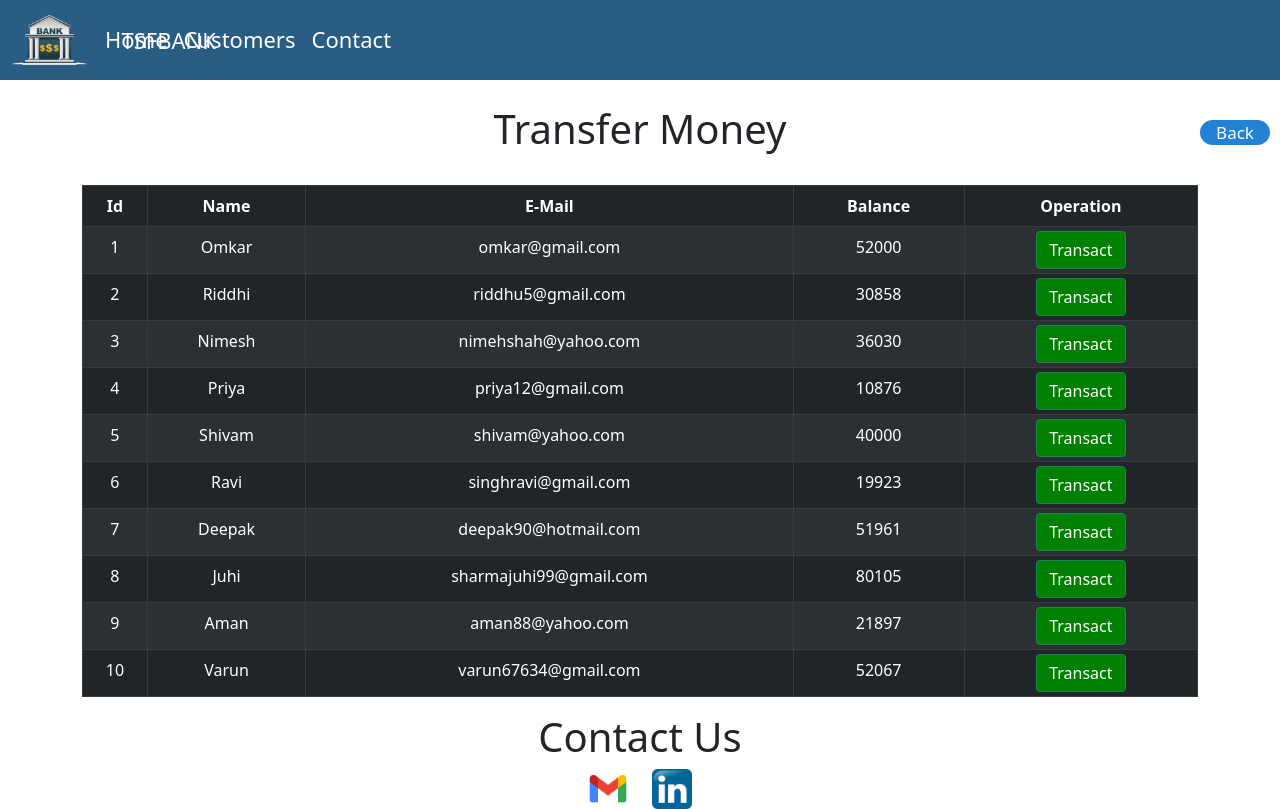
/transfer.php, run on the app's committed database.
### tables this page shows
CREATE TABLE `users` (
  `id` int(3) NOT NULL,
  `name` text NOT NULL,
  `email` varchar(30) NOT NULL,
  `balance` int(8) NOT NULL
);

### transfer.php (the view, shortened to what this page needs)
<?php
    include 'config.php';
    $sql = "SELECT * FROM users";
    $result = mysqli_query($conn,$sql);
?>
<!DOCTYPE html>
<html lang="en">
<head>
  <link rel="stylesheet"
    href="https://unpkg.com/bootstrap-material-design@4.1.1/dist/css/bootstrap-material-design.min.css">
  <link rel="stylesheet" href="https://cdnjs.cloudflare.com/ajax/libs/font-awesome/5.14.0/css/all.min.css">
  <link href="https://cdn.jsdelivr.net/npm/bootstrap@5.0.0-beta1/dist/css/bootstrap.min.css" rel="stylesheet"
>
  <link rel="stylesheet" href="index.css">
  <link rel="stylesheet" href="https://unpkg.com/aos@next/dist/aos.css" />
</head>
<nav class="navbar navbar-expand-lg">
    <div class="container-fluid">
      <img src="./images/img1.png" alt="" width="30" height="24" class="d-inline-block align-text-top"><a class="navbar-brand" style="color: white;">
       &nbsp; TSFBANK</a>
      <div class="collapse navbar-collapse" id="navbarNav">
        <ul class="nav navbar-nav navbar-right ml-auto">
          <li>
            <a class="nav-link" aria-current="page" href="./index.php">Home</a>
          </li>
          <li class="nav-item">
            <a class="nav-link" href="./customers.php">Customers</a>
          </li>
          <li class="nav-item">
            <a class="nav-link"  href="#contact">Contact</a>
          </li>
        </ul>
      </div>
    </div>
  </nav>
  <a href="index.php"
  style="text-decoration:none;position:relative;left:1200px; top:40px;background:#2482d4;color:white;display:block;width:70px;height:25px;text-align:center;font-size:17px;border-radius:20px;">
  Back</a>
<div class="container">
        <center><h1>Transfer Money</h1>
        <br>
            <div class="row">
                <div class="col">
                    <div class="table-responsive-sm">
                    <table class="table table-hover table-sm table-striped table-condensed table-dark table-bordered">
                        <thead>
                            <tr>
                            <th scope="col" class="text-center py-2" style="color:white;">Id</th>
                            <th scope="col" class="text-center py-2" style="color:white;">Name</th>
                            <th scope="col" class="text-center py-2" style="color:white;">E-Mail</th>
                            <th scope="col" class="text-center py-2" style="color:white;">Balance</th>
                            <th scope="col" class="text-center py-2" style="color:white;">Operation</th>
                            </tr>
                        </thead>
                        <tbody>
                <?php
                    while($rows=mysqli_fetch_assoc($result)){
                ?>
                    <tr>
                        <td class="text-center py-2"><?php echo $rows['id'] ?></td>
                        <td class="text-center py-2"><?php echo $rows['name']?></td>
                        <td class="text-center py-2"><?php echo $rows['email']?></td>
                        <td class="text-center py-2"><?php echo $rows['balance']?></td>
                        <td><a href="transact.php?id= <?php echo $rows['id'] ;?>"> <center><button type="button" class="btn btn-success" style="background-color:green;color:white;">Transact</button></a></td>
                    </tr>
                <?php
                    }
                ?>
                        </tbody>
                    </table>
                    </div>
                </div>
            </div>
         </div>
  <footer id='contact'> <center>
    <h1> Contact Us</h1>
          <div class="icons">
              <a href = "mailto: onarvekar90@yahoo.com"target="_blank" rel="noopener noreferrer" id="gmail"><img src="./images/gmail.png" height="40" width="40"></a>
              <a href="https://www.linkedin.com/in/omkar-narvekar-9b36671aa" target="_blank" rel="noopener noreferrer" id="linkedin"> <img src="./images/linkedin.jpg" height="40" width="40"></a>
          </div>
    </footer>
</body>
</html>

### index.css (style rules this page uses)
nav { background:rgb(42 ,93,132); height: 80px; }
.navbar-expand-lg .container-fluid img { height: 50px; width: 75px; }
.navbar-expand-lg .container-fluid .navbar-brand { position: absolute; bottom: 18px; left: 110px; font-size: 22px; }
.navbar-expand-lg .container-fluid .navbar-nav a { position: relative; left: 10px; font-size: 22px; color: white; border-bottom: 2px solid transparent; transition:border-bottom 1s; }
.icons #gmail { position: relative; right: 10px; }
.icons #linkedin { position: relative; left: 10px; }

### data on the page
users: id "1", name "Omkar", email "omkar@gmail.com", balance "52000"
users: id "2", name "Riddhi", email "riddhu5@gmail.com", balance "30858"
users: id "3", name "Nimesh", email "nimehshah@yahoo.com", balance "36030"
users: id "4", name "Priya", email "priya12@gmail.com", balance "10876"
users: id "5", name "Shivam", email "shivam@yahoo.com", balance "40000"
users: id "6", name "Ravi", email "singhravi@gmail.com", balance "19923"
users: id "7", name "Deepak", email "deepak90@hotmail.com", balance "51961"
users: id "8", name "Juhi", email "sharmajuhi99@gmail.com", balance "80105"
users: id "9", name "Aman", email "aman88@yahoo.com", balance "21897"
users: id "10", name "Varun", email "varun67634@gmail.com", balance "52067"
